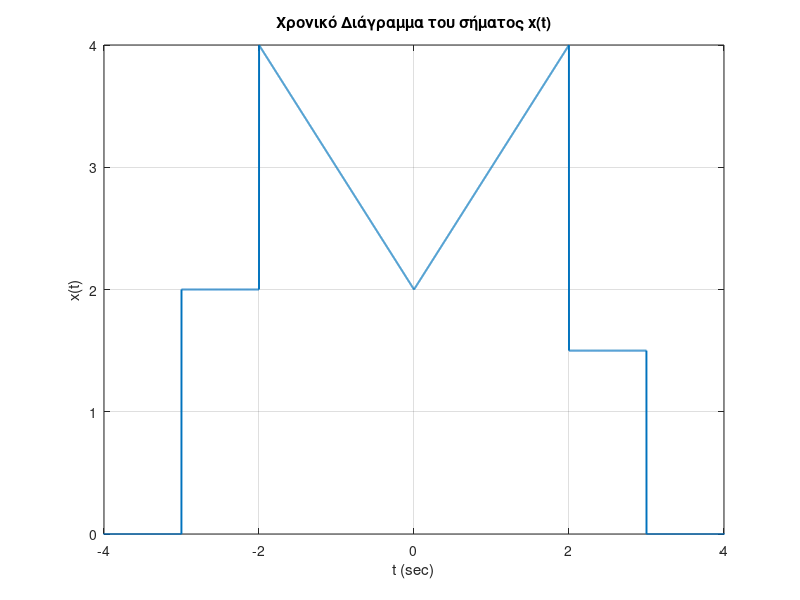

Write MATLAB code to recreate this figure. (Note: this script raises an error after producing the figure.)
% spectrum
% Υπολογισμός και σχεδίαση του συχνοτικού διαγράμματος πλάτους
% και φάσης του σήματος:

% x(t) = 2,     -3 <= t <= -2
%        |t|+2, |t| < 2
%        1.5,   2 <= t < 3
%        0,     αλλού

% Ο υπολογισμός του X(jω) γίνεται αριθμητικά με FFT.


clear; close all; clc;

% 1. Ορισμός χρονικού διαστήματος και σήματος 
dt = 0.001;% χρονικό βήμα (π.χ. 1 ms)
t = -5:dt:5; % χρονικό διάστημα που περιέχει όλο το σήμα
x = zeros(size(t));% αρχικοποίηση σήματος

% Το x(t) 
x(t >= -3 & t <= -2) = 2; % 1ο κομμάτι
x(abs(t) < 2) = abs(t(abs(t) < 2)) + 2; % 2ο κομμάτι (|t|+2)
x(t >= 2 & t < 3) = 1.5; % 3ο κομμάτι
% αλλού το x(t) είναι ήδη 0

%Γράφημα του σήματος
figure('Name','Χρονικό Διάγραμμα x(t)');
plot(t, x, 'LineWidth',1.4);
xlabel('t (sec)'); ylabel('x(t)');
title('Χρονικό Διάγραμμα του σήματος x(t)');
grid on; xlim([-4 4]);

%2. Υπολογισμός Μετασχηματισμού Fourier με FFT 
N = 2^15;    % μέγεθος FFT (δύναμη του 2)
fs = 1/dt;    % συχνότητα δειγματοληψίας (Hz)
X = dt * fftshift(fft(x, N));   % FFT με κανονικοποίηση Δt

% Οι αξονες συχνότητας
f = (-N/2:N/2-1) * (fs/N);% σε Hz
omega = 2 * pi * f;  % σε rad/s

% Υπολογισμός πλάτους και φάσης
magX = abs(X);
phaseX = angle(X);

% Απόκρυψη φάσης όπου το πλάτος είναι πολύ μικρό 
thresh = max(magX) * 1e-2;
phaseX(magX < thresh) = NaN;

% Ξετύλιγμα (unwrap) και ομαλοποίηση φάσης γύρω από το 0
phaseX = unwrap(phaseX);
phaseX = phaseX - mean(phaseX(~isnan(phaseX))); % κεντράρισμα
phaseX_deg = phaseX * 180/pi;  % μετατροπή σε μοίρες

% Ομαλοποίηση για πιο “ήπια” γραμμή
phaseX_smooth = smoothdata(phaseX_deg, 'movmean', 50);

% 3. Διαγράμματα Πλάτους και Φάσης

%  Φάσμα Πλάτους 
figure('Name','Φάσμα Πλάτους');
plot(omega, magX, 'LineWidth',1.3);
xlabel('\omega (rad/s)');
ylabel('|X(j\omega)|');
title('Συχνοτικό Διάγραμμα Πλάτους |X(j\omega)|');
grid on; xlim([-50 50]);

% Φάσμα Φάσης
figure('Name','Φάσμα Φάσης');
idx = magX > max(magX)*1e-2;   % δείξε μόνο εκεί που υπάρχει ενέργεια
plot(omega(idx), phaseX_smooth(idx), 'LineWidth',1.3);
xlabel('\omega (rad/s)');
ylabel('Φάση (μοίρες)');
title('Συχνοτικό Διάγραμμα Φάσης ∠X(j\omega)');
grid on; xlim([-50 50]);

% 4. Μήνυμα στο Command Window 
fprintf('✅ Ολοκληρώθηκε ο υπολογισμός του φάσματος X(jω)\n');
fprintf('   Χρονικό βήμα dt = %.4f, Nfft = %d\n', dt, N);
fprintf('   Η περιοχή [-50,50] rad/s δείχνει το κύριο φάσμα.\n');
fprintf('   Η φάση έχει καθαριστεί και φαίνεται ομαλά σε μοίρες.\n');
